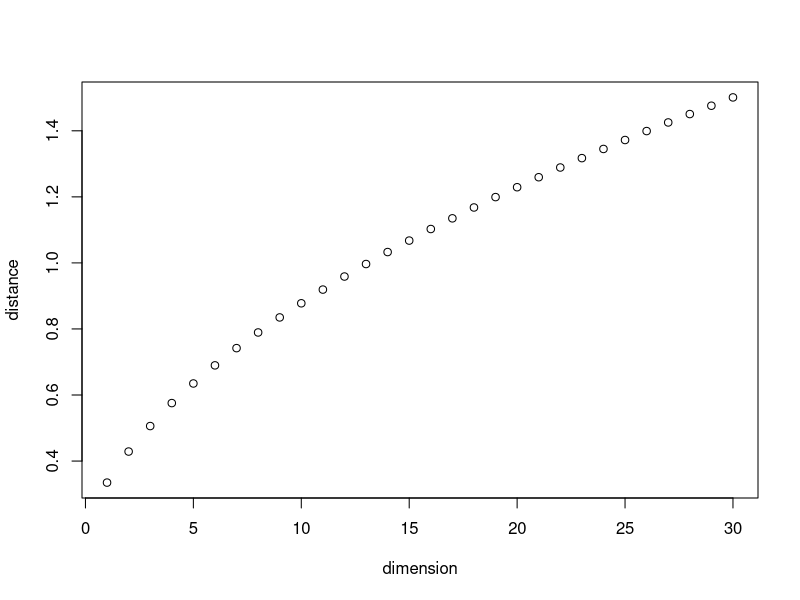

Here is the R script that generated this plot:
dimension<-c()
dists<-c()
distance<-c()
for (dim in 1:30) {

	for (i in 1:1000) {
        	P1<-runif(dim)
        	P2<-runif(dim)
        	dist<-sqrt(sum((P1-P2)^2))
        	dists<-c(dists, dist)
	}
	dimension[dim]<-dim
	mean.dist<-mean(dists)
	distance<-c(distance, mean.dist)
}
plot(distance~dimension)
